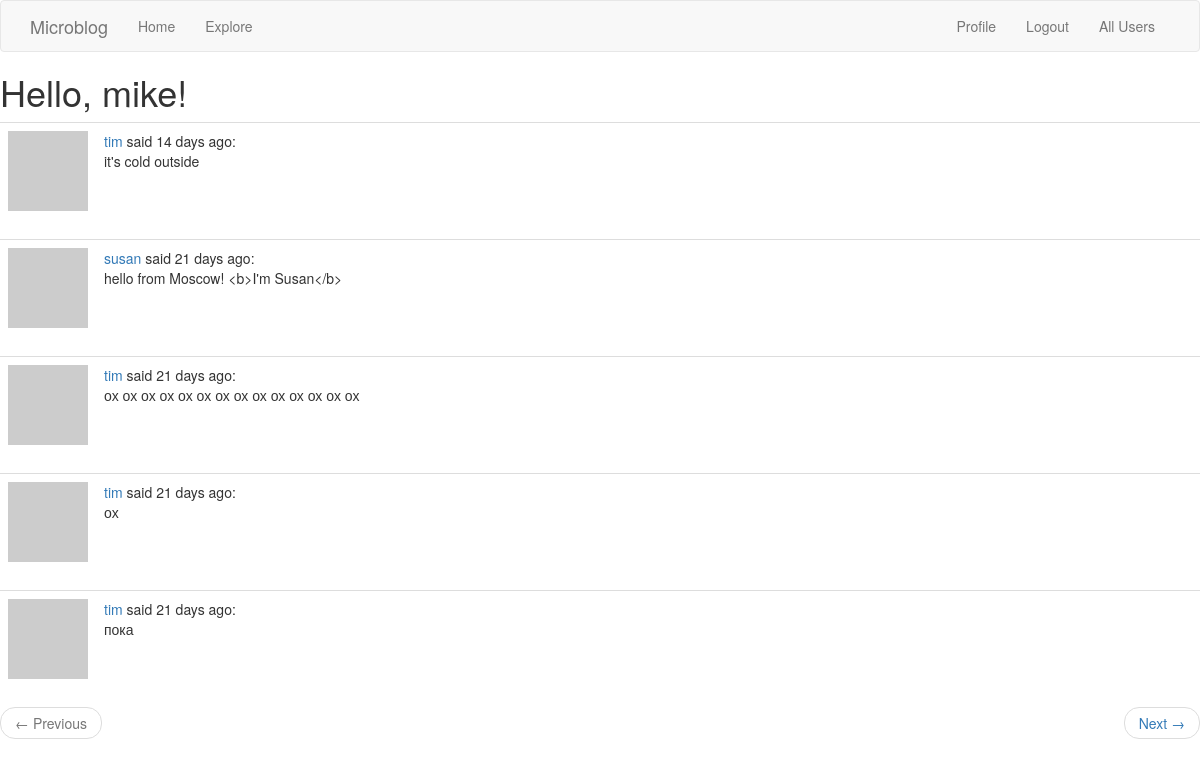
The app's page /explore (signed in), older data.
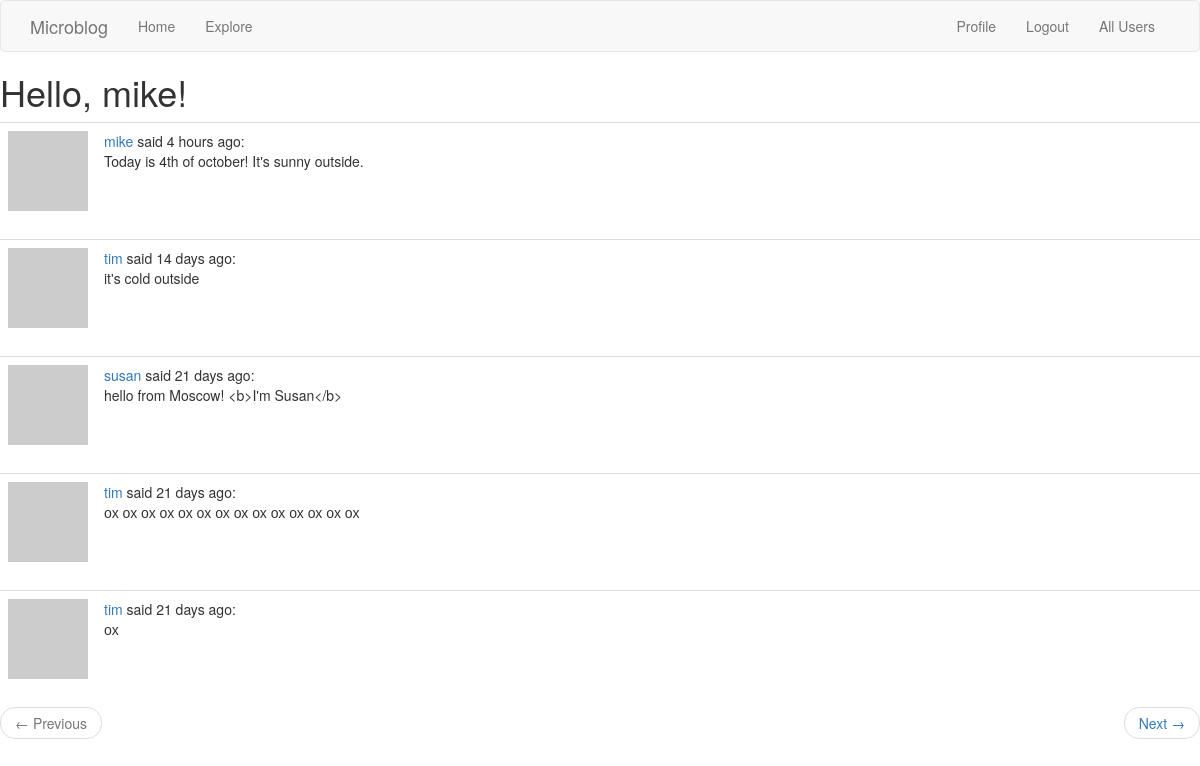
The same page, newer data.
### app/models.py (models this page shows, shortened)
class User(UserMixin, db.Model):
    id = db.Column(db.Integer, primary_key=True)
    username = db.Column(db.String(64), index=True, unique=True)
    email = db.Column(db.String(120), index=True, unique=True)
    password_hash = db.Column(db.String(128))
    posts = db.relationship("Post", backref="author", lazy="dynamic")
    about_me = db.Column(db.String(140))
    last_seen = db.Column(db.DateTime, default=datetime.utcnow)
    followed = db.relationship("User", secondary=followers,
                               primaryjoin=(followers.c.follower_id == id),
                               secondaryjoin=(followers.c.followed_id == id),
                               backref=db.backref("followers", lazy="dynamic"), lazy="dynamic")
    def avatar(self, size):
        digest = md5(self.email.lower().encode("utf-8")).hexdigest()
        return "https://www.gravatar.com/avatar/{}?d=identicon&s={}".format(
            digest, size)

class Post(db.Model):
    id = db.Column(db.Integer, primary_key=True)
    body = db.Column(db.String(140))
    timestamp = db.Column(db.DateTime, index=True, default=datetime.utcnow)
    user_id = db.Column(db.Integer, db.ForeignKey('user.id'))

### app/routes.py (the view)
@appl.route("/explore")
@login_required
def explore():
    page = request.args.get("page", 1, type=int)
    posts = Post.query.order_by(Post.timestamp.desc()).paginate(
        page, appl.config["POSTS_PER_PAGE"], False)
    next_url = url_for("explore", page=posts.next_num) \
        if posts.has_next else None
    prev_url = url_for("explore", page=posts.prev_num) \
        if posts.has_prev else None
    return render_template("index.html", title="Explore", posts=posts.items,
                           next_url=next_url, prev_url=prev_url)

### app/models.py (called while the page is built)
@login.user_loader
def load_user(id):
    return User.query.get(int(id))

### app/routes.py (called while the page is built)
@appl.before_request
def before_request():
    if current_user.is_authenticated:
        current_user.last_seen = datetime.utcnow()
        db.session.commit()

### app/templates/index.html (shortened to what this page needs)
{% extends "base.html" %}
{% block app_content %}
    <h1>Hello, {{  current_user.username }}!</h1>
    {% for post in posts %}
        {% include "_post.html" %}
    {% endfor %}
<nav aria-label="...">
    <ul class="pager">
        <li class="previous{% if not prev_url %} disabled{% endif %}">
            <a href="{{ prev_url or '#' }}">
                <span aria-hidden="true">&larr;</span> Previous
            </a>
        </li>
        <li class="next{% if not next_url %} disabled{% endif %}">
            <a href="{{ next_url or '#' }}">
                Next <span aria-hidden="true">&rarr;</span>
            </a>
        </li>
    </ul>
</nav>
{% endblock %}

### app/templates/base.html (shortened to what this page needs)
{% extends 'bootstrap/base.html' %}
{% block navbar %}
    <nav class="navbar navbar-default">
        <div class="container">
            <div class="navbar-header">
                <a class="navbar-brand" href="{{ url_for('index') }}">Microblog</a>
            </div>
            <div class="collapse navbar-collapse" id="bs-example-navbar-collapse-1">
                <ul class="nav navbar-nav">
                    <li><a href="{{ url_for('index') }}">Home</a></li>
                    <li><a href="{{ url_for('explore') }}">Explore</a></li>
                </ul>
                <ul class="nav navbar-nav navbar-right">
                    {% if current_user.is_anonymous %}
                    <li><a href="{{ url_for('login') }}">Login</a></li>
                    {% else %}
                    <li><a href="{{ url_for('user', username=current_user.username) }}">Profile</a></li>
                    <li><a href="{{ url_for('logout') }}">Logout</a></li>
                    <li><a href="{{ url_for('users') }}">All Users</a></li>
                    {% endif %}
                </ul>
            </div>
        </div>
    </nav>
{% endblock %}
{% block content %}
<div class="conatainer">
    {% block app_content %} {% endblock %}
</div>
{% endblock %}

### app/templates/_post.html
<table class="table table-hover">
    <tr>
        <td width="70px">
            <a href="{{ url_for('user', username=post.author.username) }}">
                <img src="{{ post.author.avatar(70) }}">
            </a>
        </td>
        <td>
            <a href="{{ url_for('user', username=post.author.username) }}">
            {{ post.author.username }}
            </a>
            said {{ moment(post.timestamp).fromNow() }}:
            <br>
            {{ post.body }}
        </td>
    </tr>
</table>

Row changes from the older to the newer data that the page shows:
no longer on this page (row unchanged): Post: author.username "tim", timestamp "21 days ago", body "пока"
added Post: author.username "mike", timestamp "4 hours ago", body "Today is 4th of october! It's sunny outside."
